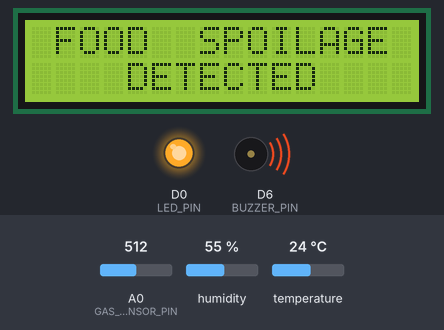
Bench run of a sketch on a simulated ESP8266 (NodeMCU). On the bench: 16×2 character LCD, output pins drawn as LEDs (lit = HIGH), buzzer (waves = sounding, pin HIGH). The test bench sets the inputs (shaded band); at power-on: A0 (GAS_SENSOR_PIN) = 512, humidity 55 %, temperature 24 °C. WiFi joins after 1.5 s; servers stay silent unless stated; what the sketch prints to the serial monitor is not drawn.

Above: at 15.4 s.
15.5 s: A0 (GAS_SENSOR_PIN) set to 1023
At 16.81 s:
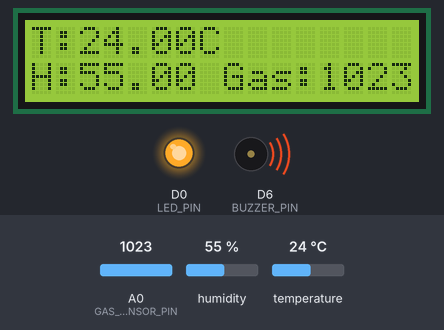
21.4 s: humidity set to 22 %
At 23.96 s:
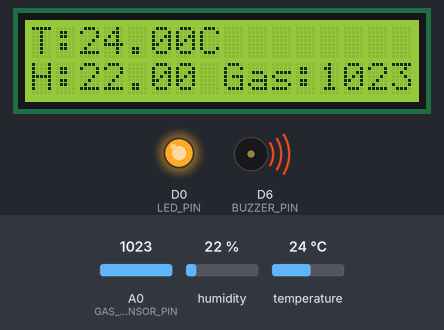
25.6 s: A0 (GAS_SENSOR_PIN) set to 240
At 26.35 s:
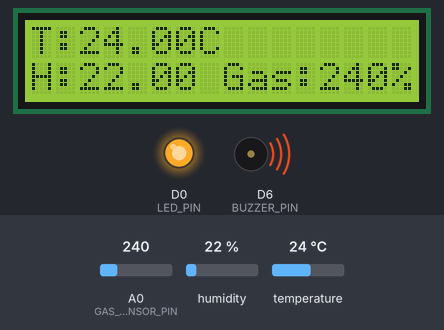
28.2 s: A0 (GAS_SENSOR_PIN) set to 218
At 29.7 s:
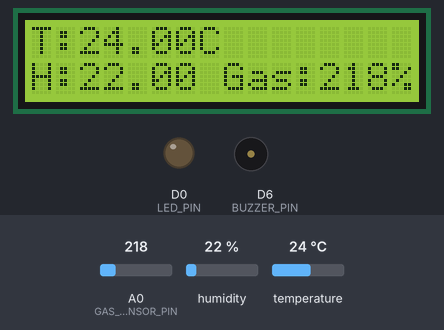
30.8 s: temperature set to 12 °C
At 31.9 s:
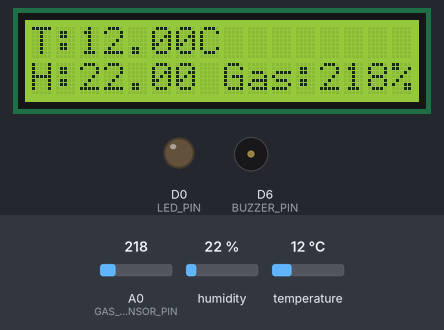
33.4 s: humidity set to 40 %
At 36.8 s:
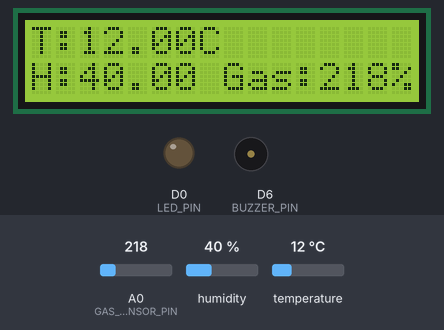
Timing chart, 0 to 38.1 s (numbered marks = the images above; inputs shaded):
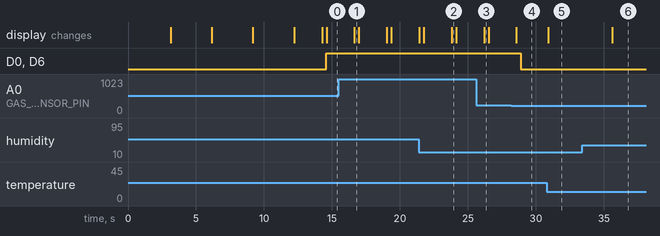

The sketch:

FOOD__SPOILAGE.ino
```cpp
#include <DHT.h>
#include <ESP8266WiFi.h>
#include <Wire.h>
#include <LiquidCrystal_I2C.h>
#include <ThingSpeak.h>

#define DHTPIN D5
#define DHTTYPE DHT11
#define GAS_SENSOR_PIN A0
#define LED_PIN D0
#define BUZZER_PIN D6

DHT dht(2, DHTTYPE);
LiquidCrystal_I2C lcd(0x27, 16, 2); // Adjust the address if necessar

const char* ssid = "Galaxy A21s";
const char* password = "Shobha@4";
unsigned long myChannelNumber = 2899746; // Replace with your ThingSpeak channel number
const char* myWriteAPIKey = "UUTKDUYA3S34M2MM"; // Replace with your ThingSpeak write API key
WiFiClient client;
void setup() {
  Serial.begin(115200);
  dht.begin();
  lcd.init();
 lcd.clear();
  lcd.backlight();
  lcd.setCursor(0, 0);
   lcd.print("PROJECT SUBMITED");
   lcd.setCursor(0, 1);
   lcd.print("       BY       ");
   delay(3000);
   lcd.clear();

   lcd.setCursor(0, 0);
   lcd.print("PREETI HOMBALMTH");
   lcd.setCursor(0, 1);
   lcd.print(" SHOBHA  GOUDAR ");
   delay(3000);
   lcd.clear();
   lcd.setCursor(0, 0);
   lcd.print(" TULASI VALLURU ");
     delay(3000);
   lcd.clear();
lcd.setCursor(0, 0);
   lcd.print(" UNDER GUIDANCE ");
   lcd.setCursor(0, 1);
   lcd.print(" Prof: MAHANT.K ");
   delay(3000);
   lcd.clear();
  lcd.setCursor(0, 0);
    lcd.print(" FOOD  SPOILAGE ");
    lcd.setCursor(0, 1);
    lcd.print("    DETECTING    ");
  pinMode(16, OUTPUT);
  pinMode(12, OUTPUT);

  WiFi.begin(ssid, password);
  while (WiFi.status() != WL_CONNECTED) {
    delay(1000);
    Serial.println("Connecting to WiFi...");
  }
  Serial.println("Connected to WiFi");

  ThingSpeak.begin(client);
}

void loop() {
  float humidity = dht.readHumidity();
  float temperature = dht.readTemperature();
  int gasValue = analogRead(GAS_SENSOR_PIN);

  if (isnan(humidity) || isnan(temperature)) {
    Serial.println("Failed to read from DHT sensor!");
    return;
  }

  // Display data on LCD
  lcd.clear();
  lcd.setCursor(0, 0);
  lcd.print("T:");
  lcd.print(temperature);
  lcd.print("C");

  lcd.setCursor(0, 1);
  lcd.print("H:");
  lcd.print(humidity);
  lcd.print("%");

  lcd.setCursor(7, 3);
  lcd.print(" Gas:");
  lcd.print(gasValue);
  lcd.print("%");


  // Send data to ThingSpeak
  ThingSpeak.setField(1, humidity);
  ThingSpeak.setField(2, temperature);
  ThingSpeak.setField(3, gasValue);

  int responseCode = ThingSpeak.writeFields(myChannelNumber, myWriteAPIKey);
  if (responseCode == 200) {
    Serial.println("Data sent to ThingSpeak successfully.");
  } else {
    Serial.print("Error sending data to ThingSpeak. Response code: ");
    Serial.println(responseCode);
  }

  // Detect spoilage
  int threshold = 230; // Set your threshold value based on your gas sensor calibration
  if (gasValue > threshold) {
    digitalWrite(16, HIGH);
    digitalWrite(12, HIGH);
    Serial.println("Food spoilage detected!");
    lcd.setCursor(0, 0);
    lcd.print(" FOOD  SPOILAGE ");
    lcd.setCursor(0, 1);
    lcd.print("    DETECTED    ");
  } else {
    digitalWrite(16, LOW);
    digitalWrite(12, LOW);
  }

  delay(2000); // Delay between readings
}
```

Measured:
- the behaviour switches between 231 and 230 on A0 (GAS_SENSOR_PIN) (found by bisection; images 3 and 4)
- after the input at 21.4 s, the display: first differs from a run without the input after 2.4 s (image 2)
- after the input at 25.6 s, the display: changes after 0.59 s (image 3)
- after the input at 28.2 s, D0 (LED_PIN), D6 (BUZZER_PIN): HIGH → LOW after 0.67 s; the display: changes after 0.37 s (image 4)
- after the input at 30.8 s, the display: changes after 0.12 s (image 5)
- after the input at 33.4 s, the display: changes after 2.2 s (image 6)
